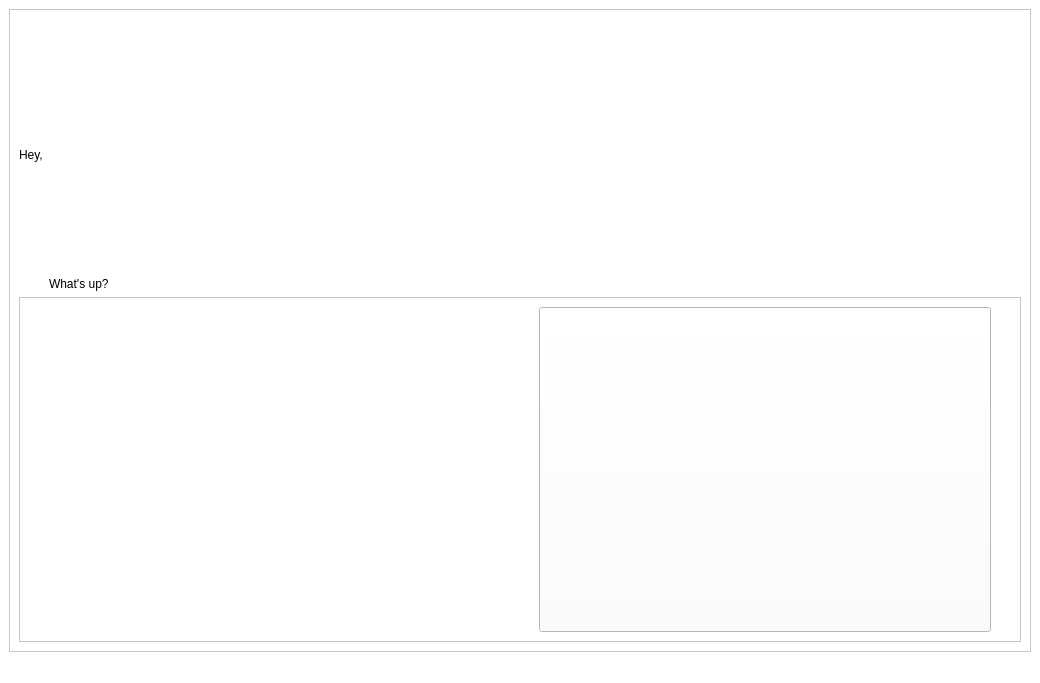
<?xml version="1.0" encoding="UTF-8"?>
<ui version="4.0">
 <class>MainWindow</class>
 <widget class="QMainWindow" name="MainWindow">
  <property name="geometry">
   <rect>
    <x>0</x>
    <y>0</y>
    <width>1040</width>
    <height>683</height>
   </rect>
  </property>
  <property name="windowTitle">
   <string>MainWindow</string>
  </property>
  <property name="styleSheet">
   <string notr="true">background-color: rgb(255, 255, 255);</string>
  </property>
  <widget class="QWidget" name="centralwidget">
   <layout class="QGridLayout" name="gridLayout_3">
    <item row="0" column="0">
     <widget class="QScrollArea" name="scrollArea">
      <property name="widgetResizable">
       <bool>true</bool>
      </property>
      <widget class="QWidget" name="scrollAreaWidgetContents">
       <property name="geometry">
        <rect>
         <x>0</x>
         <y>0</y>
         <width>1016</width>
         <height>634</height>
        </rect>
       </property>
       <layout class="QGridLayout" name="gridLayout_2">
        <item row="0" column="0">
         <layout class="QGridLayout" name="gridLayout">
          <item row="0" column="0">
           <layout class="QHBoxLayout" name="horizontalLayout">
            <item>
             <widget class="QLabel" name="label_2">
              <property name="styleSheet">
               <string notr="true">font: 75 48pt &quot;Microsoft YaHei&quot;;</string>
              </property>
              <property name="text">
               <string>Hey,</string>
              </property>
             </widget>
            </item>
            <item>
             <layout class="QVBoxLayout" name="verticalLayout">
              <item>
               <spacer name="verticalSpacer">
                <property name="orientation">
                 <enum>Qt::Vertical</enum>
                </property>
                <property name="sizeHint" stdset="0">
                 <size>
                  <width>20</width>
                  <height>58</height>
                 </size>
                </property>
               </spacer>
              </item>
              <item>
               <spacer name="horizontalSpacer">
                <property name="orientation">
                 <enum>Qt::Horizontal</enum>
                </property>
                <property name="sizeHint" stdset="0">
                 <size>
                  <width>168</width>
                  <height>20</height>
                 </size>
                </property>
               </spacer>
              </item>
              <item>
               <widget class="QLabel" name="label">
                <property name="styleSheet">
                 <string notr="true">font: 36pt &quot;Microsoft YaHei&quot;;</string>
                </property>
                <property name="text">
                 <string>What's up?</string>
                </property>
               </widget>
              </item>
             </layout>
            </item>
           </layout>
          </item>
          <item row="1" column="0">
           <widget class="QFrame" name="frame">
            <property name="frameShape">
             <enum>QFrame::StyledPanel</enum>
            </property>
            <property name="frameShadow">
             <enum>QFrame::Raised</enum>
            </property>
            <layout class="QHBoxLayout" name="horizontalLayout_2">
             <item>
              <spacer name="horizontalSpacer_2">
               <property name="orientation">
                <enum>Qt::Horizontal</enum>
               </property>
               <property name="sizeHint" stdset="0">
                <size>
                 <width>30</width>
                 <height>20</height>
                </size>
               </property>
              </spacer>
             </item>
             <item>
              <widget class="QPushButton" name="pushButton">
               <property name="minimumSize">
                <size>
                 <width>452</width>
                 <height>325</height>
                </size>
               </property>
               <property name="styleSheet">
                <string notr="true">image: url(:/img/logoPrototype.png);</string>
               </property>
               <property name="text">
                <string/>
               </property>
              </widget>
             </item>
             <item>
              <spacer name="verticalSpacer_2">
               <property name="orientation">
                <enum>Qt::Vertical</enum>
               </property>
               <property name="sizeHint" stdset="0">
                <size>
                 <width>20</width>
                 <height>58</height>
                </size>
               </property>
              </spacer>
             </item>
            </layout>
           </widget>
          </item>
         </layout>
        </item>
       </layout>
      </widget>
     </widget>
    </item>
   </layout>
  </widget>
  <widget class="QStatusBar" name="statusbar"/>
 </widget>
 <resources>
  <include location="img.qrc"/>
 </resources>
 <connections/>
</ui>
